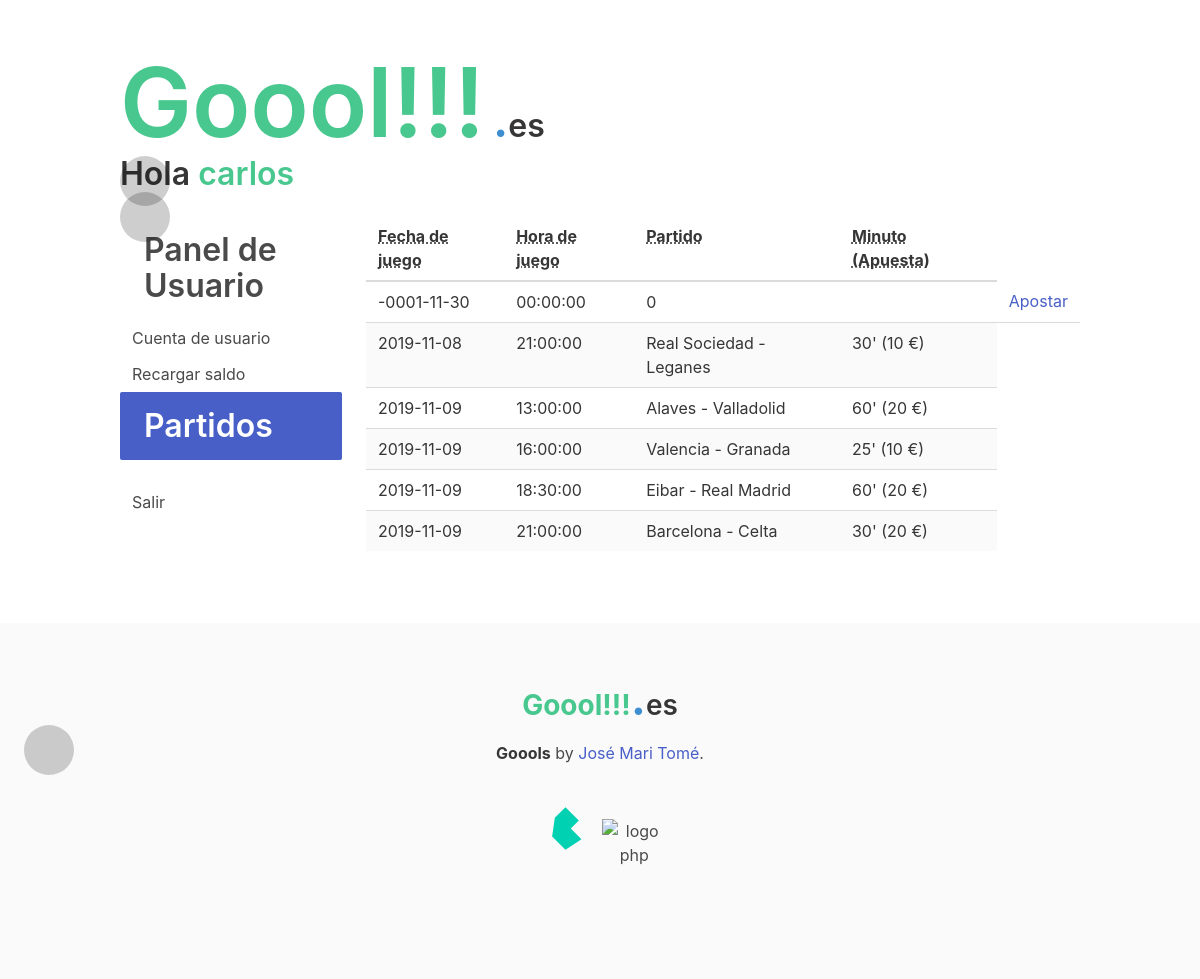
The app's page /partidos/show_matches_user.php (signed in) with its own data.
### tables this page shows
CREATE TABLE `partidos` (
  `game_id` int(11) NOT NULL,
  `game_partido` varchar(150) NOT NULL,
  `game_fecha` datetime NOT NULL,
  `game_resultado` int(11) NOT NULL DEFAULT '-1'
);

### global_user.php (called while the page is built, shortened)
<?php session_start();
$nick =  $_SESSION['nick'];
?>

### partidos/show_matches_user.php (the view, shortened to what this page needs)
<?php
include '../global_user.php';
$user_id = $_SESSION['user_id'];
$sql = "SELECT * FROM apuestas WHERE bet_user_id='$user_id'";
require "../conection.php";
$datos = mysqli_query($conx, $sql);
$apuestas = array();
while ($fila = mysqli_fetch_assoc($datos)) {
    $game_id_apostado = $fila['bet_game_id'];
    $apuestas[$game_id_apostado]['cantidad'] = $fila['bet_cant_apostada'];
    $apuestas[$game_id_apostado]['minuto'] = $fila['bet_minuto_apuesta'];
}
?>
<!DOCTYPE html>
<html lang="es">
<head>
    <link href="https://use.fontawesome.com/releases/v5.3.1/css/all.css" rel="stylesheet">
    <?php
    include '../includes/enlaces_head.php';
    ?>
</head>
<body>
    <main class="section">
        <div class="container">
            <a href="../acceso/acceso_user.php">
                <h1 class="title"><strong class="has-text-success">Goool!!!</strong>
                    <span class="has-text-info is-size-3 is-size-1-desktop">.</span>es</h1>
            </a>
            <h2 class="title">Hola <span class="has-text-success"> <?php echo $nick ?></span></h2>
            <div class="columns is-desktop">
                <section class="column is-one-quarter">
                    <aside class="menu">
                        <ul class="menu-list">
                            <li>
                                <h1 class="title"><a href="#">Panel de Usuario</a></h1>
                            </li>
                            <li><a href="../usuarios/user_account.php">Cuenta de usuario</a></li>
                            <li><a href="../acceso/acceso_user.php">Recargar saldo</a></li>
                            <li class="title"><a href="#" class="is-active">Partidos</a></li>
                            <li><a href="../usuarios/controler.php?op=3">Salir</a></li>
                        </ul>
                    </aside>
                </section>
                <section class="column">
                    <div class="table-container">
                        <table class="table is-striped">
                            <thead>
                                <tr>
                                    <th><abbr title="date">Fecha de juego</abbr></th>
                                    <th><abbr title="Hour">Hora de juego</abbr></th>
                                    <th><abbr title="partido">Partido</abbr></th>
                                    <th><abbr title="result">Minuto (Apuesta)</abbr></th>
                                </tr>
                            <tbody>
                                <?php
                                $sql_view = "SELECT * FROM partidos order by game_fecha Asc";
                                require "../conection.php";
                                $datos = mysqli_query($conx, $sql_view);
                                while ($fila = mysqli_fetch_assoc($datos)) {
                                    $game_id = $fila['game_id'];
                                    $game_partido = $fila['game_partido'];
                                    $game_fecha = $fila['game_fecha'];
                                    $date = date("Y-m-d ", strtotime($game_fecha));
                                    $time = date("H:i:s", strtotime($game_fecha));
                                    $cantidad = 0;
                                    $minuto = 0;
                                    $apostado = false;
                                    if (isset($apuestas[$game_id])) {
                                        $cantidad = $apuestas[$game_id]['cantidad'];
                                        $minuto = $apuestas[$game_id]['minuto'];
                                        $apostado = true;
                                    }
                                    ?>
                                    <tr id='game_<?php echo $game_id; ?>' data-date="<?php echo date("Y-m-d", strtotime($date)) ?>" data-time="<?php echo date("H:i:s", strtotime($time)) ?>" data-partido="<?php echo $game_partido ?>">
                                        <td><?php echo $date ?></td>
                                        <td><?php echo $time ?></td>
                                        <td><?php echo $game_partido ?></td>
                                        <td><?php if ($apostado) echo "$minuto' ($cantidad €)" ?></td>
                                        <?php
                                            if (!$apostado) { ?>
                                            <td><a type="button" class="showModal" data-target="modal_editar" aria-haspopup="true" onclick="apostar(<?php echo $game_id; ?>)">Apostar</a>
                                            </td>
                                        <?php } ?>
                                    </tr>
                                <?php
                                }
                                ?>
                            </tbody>
                        </table>
                    </div>
                </section>
            </div>
        </div>
    </main>
    <?php include '../includes/footer.php' ?>
</body>
</html>

### includes/enlaces_head.php (shortened to what this page needs)
<link rel='stylesheet' href='https://cdn.jsdelivr.net/npm/bulma@0.8.0/css/bulma.min.css'>
<link rel='stylesheet' href='../assets/styles.css'>

### includes/footer.php
<footer class="footer pie-pagina">
        <div class="content has-text-centered">
                <h2><strong class="has-text-success">Goool!!!</strong><span class="has-text-info is-size-3 is-size-1-desktop">.</span>es</h2>
            <p>
                <strong>Goools</strong> by <a href="#">José Mari Tomé</a>.
            </p>
            <figure>
                <img src="../assets/img/bulma.svg" alt="logo bulma" class="image is-64x64">
                <img src="../assets/img/php.png" class="image is-64x64" alt="logo php">
            </figure>
        </div>
    </footer>

### assets/styles.css (style rules this page uses)
:root { --color-principal: hsl(141, 53%, 53%); --forSale-color: rgba(0, 156, 149, 1); }
.title strong { font-size: 3em; }
img { max-width: 330px; width: 100%; height: auto; position: relative; }
span:after, span:before { content: ""; position: absolute; display: block; border-radius: 50%; background-color: rgba(0, 0, 0, 0.1); width: 50px; height: 50px; }

### records on screen
partidos: game_fecha "-0001-11-30", game_fecha "00:00:00", game_partido "0"
partidos: game_fecha "2019-11-08", game_fecha "21:00:00", game_partido "Real Sociedad - Leganes", game_id "30", game_id "10"
partidos: game_fecha "2019-11-09", game_fecha "13:00:00", game_partido "Alaves - Valladolid", game_id "60", game_id "20"
partidos: game_fecha "2019-11-09", game_fecha "16:00:00", game_partido "Valencia - Granada", game_id "25", game_id "10"
partidos: game_fecha "2019-11-09", game_fecha "18:30:00", game_partido "Eibar - Real Madrid", game_id "60", game_id "20"
partidos: game_fecha "2019-11-09", game_fecha "21:00:00", game_partido "Barcelona - Celta", game_id "30", game_id "20"

### other values on screen
$nick "carlos"
